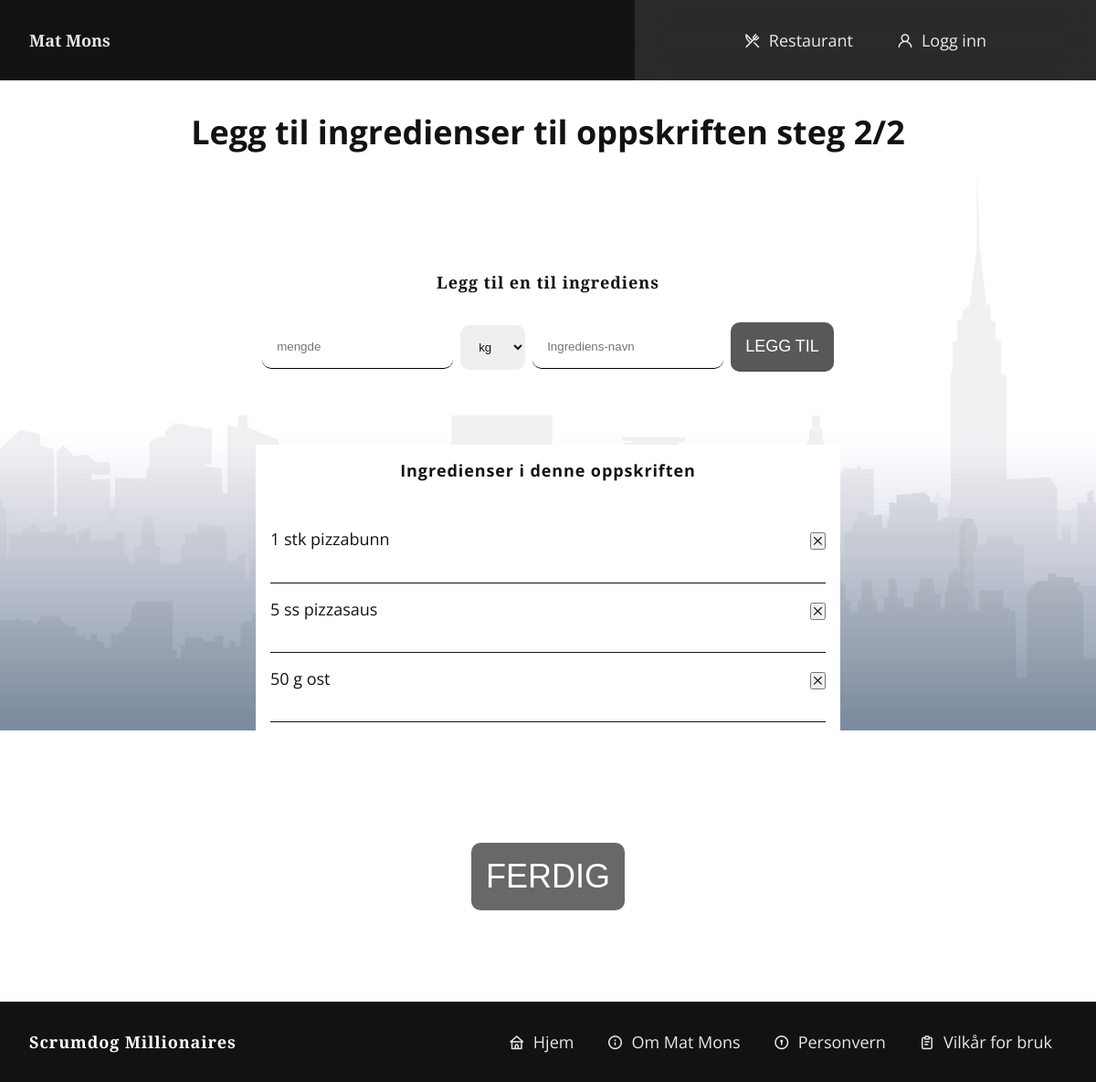
Page /add_ingredients/2 on the committed database.
### db/modul.py (models this page shows, shortened)
class Measurement(base):
    __tablename__ = "measurement"
    id = Column(Integer, primary_key=True, unique=True,
                nullable=False, autoincrement=True)
    name = Column(String(10), nullable=False, unique=True)
    recipe_ingredient_helper = relationship(
        "Recipe_ingredient_helper", back_populates="measurement", cascade="all, delete")

class Ingredient(base):
    __tablename__ = "ingredient"
    id = Column(Integer, primary_key=True, unique=True,
                nullable=False, autoincrement=True)
    name = Column(String(45), nullable=False, unique=True)
    recipe_ingredient_helper = relationship(
        "Recipe_ingredient_helper", back_populates="ingredient", cascade="all, delete")

### routes/recipe_routes.py (the view)
@recipe_route.route("/add_ingredients/<recipe_id>")
def add_ingredients(recipe_id):
    measurements = rq.get_all_measurements()
    ingredients_recipe = rq.get_ingredient_names_with_recipe_id(recipe_id)
    amounts_recipe = rq.get_amount_amounts_with_recipe_id(recipe_id)
    measurements_recipe = rq.get_measurement_measurements_with_recipe_id(recipe_id)
    return render_template("dinners/create_ingredients.html", measurements=measurements, len=len(ingredients_recipe),
                           ingredients=ingredients_recipe, amount=amounts_recipe,
                           measurements_recipe=measurements_recipe, recipe_id=recipe_id)

### queries.py (called while the page is built)
def get_all_measurements():
    return session.query(Measurement).all()

def get_ingredient_names_with_recipe_id(recipe_id):
    return session.query(Ingredient.name).join(
        Recipe_ingredient_helper).join(Recipe).filter(Recipe.id == recipe_id).all()

def get_amount_amounts_with_recipe_id(recipe_id):
    return session.query(Amount.amount).join(
        Recipe_ingredient_helper).join(Recipe).filter(Recipe.id == recipe_id).all()

def get_measurement_measurements_with_recipe_id(recipe_id):
    return session.query(Measurement.name).join(
        Recipe_ingredient_helper).join(Recipe).filter(Recipe.id == recipe_id).all()

### templates/dinners/create_ingredients.html (shortened to what this page needs)
{% extends "base.html" %} {% block head %} {% endblock %}  {% block content %}
<article class="ingredient-layout">
<section class="ingredient-title-section">
    <h1>Legg til ingredienser til oppskriften steg 2/2</h1>
    </section>
<article class="ingredient-article">
  <section class="">
    <div class="ingredient-container">
      <div>
      <h2 class="logo">Legg til en til ingrediens</h2>
    </div>
      <form class="" method="POST" name="formIngredients">
        <div class="ingredient-row">
          <div class="ingredient-control">
            <input
              type="number"
              name="amount"
              class="dropdownIngredient"
              placeholder="mengde"
            />
          </div>
          <div class="ingredient-control">
            <select class="dropdownIngredient" name="unit">
              {% for measurement in measurements %}
              <option>{{ measurement.name }}</option>
              {% endfor %}
            </select>
          </div>
          <div class="ingredient-control">
            <input
              type="text"
              name="ingredient"
              class="dropdownIngredient"
              placeholder="Ingrediens-navn"
            />
          </div>
        <div class="ingredient-control">
          <input
            class="ingredient-add-btn"
            type="submit"
            name=""
            value="Legg til"
          />
        </div>
      </div>
      </form>
    </div>
  </section>
  <section class="add-ingredient-section">
    <h2>Ingredienser i denne oppskriften</h2>
    {% for i in range(0,(len)) %}
    <div class="ingredient-list-content">
        {{ amount[i].amount}} {{ measurements_recipe[i].name }} {{ ingredients[i].name }}
      <form
      method="post" name="formDelete"
    >
      <button type="submit" name="delIngredient"value="fjern">
        <i class="uil uil-multiply"></i>
      </button>
    </form>
    </div>
    {% endfor %}
  </section>
</article>
<a href="{{ url_for('usersroute.profile')}}" class="control">
    <div class="control">
      <input type="submit" value="ferdig" />
    </div></a>
</article>
{% endblock %}

### static/css/styles.css (style rules this page uses)
:root { --ff-body: "Open Sans", sans-serif; --ff-title: "Open Sans", sans-serif; --ff-logo: "Playfair Display", sans-serif; --clr-primary-400: hsl(60 100% 50%); --clr-neutral-900: #121212; --clr-error: #ff5357; --clr-warning: #ffac00; --clr-info: #00afcc; --clr-success: #01c9a0; --clr-primary: #121212; --clr-neutral: #ffffff; --fs-xxl: clamp(3.5rem, 12vw + 1rem, 12rem); --fs-xl: clamp(3.5rem, 12vw + 1rem, 7rem); --fs-600: clamp(2rem, 12vw + 1rem, 3rem); --fs-500: clamp(1.5rem, 12vw + 1rem, 2.25rem); --fs-400: clamp(1rem, 12vw + 1rem, 1.125rem); --fs-300: clamp(.3rem, 2.5vw + 1rem, 1rem); }
* { margin: 0; padding: 0; box-sizing: border-box; scroll-behavior: smooth; }
html { position: relative; overflow: visible; }
body { min-height: 100vh; font-family: var(--ff-body); font-size: 1.125rem; color: var(--clr-primary); }
h1, h2, h3 { font-family: var(--ff-title); font-size: var(--fs-400); }
.privacy-article h1, h2, h3, h4, p { letter-spacing: 0.05em; }
.toc-list li, a { color: var(--clr-primary); text-decoration: none; margin-bottom: 1rem; opacity: 0.9; transition: opacity 0.3s ease; }
.logo { margin: 2rem; font-family: var(--ff-logo); }
.resize-animation-stopper * { transition: none !important; animation: none !important; }
.control { margin-bottom: 2rem; }
.control input { font-size: 1.2em; width: 100%; display: block; padding: 1rem; color: var(--clr-primary); border: none; outline: none; margin: 1em 0; border-radius: 10px; }
.control input[type="submit"] { background: var(--clr-primary); color: var(--clr-neutral); text-transform: uppercase; font-size: var(--fs-500); opacity: 0.7; transition: opacity 0.3s ease; }
.ingredient-layout { min-height: 100vh; display: grid; margin: 0 auto; padding: 2rem; place-items: center; gap: 5rem ; width: 70rem; }
.ingredient-title-section h1 { font-size: var(--fs-500); }
.ingredient-article { display: flex; flex-direction: column; gap: 2rem; place-items: center; margin: 0 auto; }
.ingredient-list-content { width: 100%; display: flex; justify-content: space-between; color: var(--clr-primary); border-bottom: 1px solid var(--clr-primary); }
.ingredient-container { padding: 1rem 2rem; margin: 0 auto; display: flex; flex-direction: column; justify-content: center; place-items: center; background-color: var(--clr-neutral); }
.ingredient-row { display: flex; gap: .5rem; place-items: center; justify-content: center; color: var(--clr-primary); }
.add-ingredient-section { display: grid; gap: 1rem; padding: 1rem; min-height: 20rem; width: 40rem; text-align: center; background-color: var(--clr-neutral); }
.add-ingredient-section h2 { color: var(--clr-primary); }
.ingredient-control { margin-bottom: 2rem; }
.ingredient-control input { padding: 1rem; border: none; outline: none; border-radius: 10px; border-bottom: 1px solid black; }
.ingredient-control input[type="submit"] { background: var(--clr-primary); color: var(--clr-neutral); text-transform: uppercase; font-size: var(--fs-400); opacity: 0.7; transition: opacity .3s ease; }
.ingredient-control select { width: 100%; padding: 1rem; color: var(--clr-primary); border: none; outline: none; border-radius: 10px; }

### rows in the picture
Measurement: name "stk"
Ingredient: name "pizzabunn"
Measurement: name "ss"
Ingredient: name "pizzasaus"
Ingredient: name "ost"

### other values in the picture
{{ amount[i].amount }} "1" "5" "50"
{{ measurements_recipe[i].name }} "g"
form field unit "kg"
